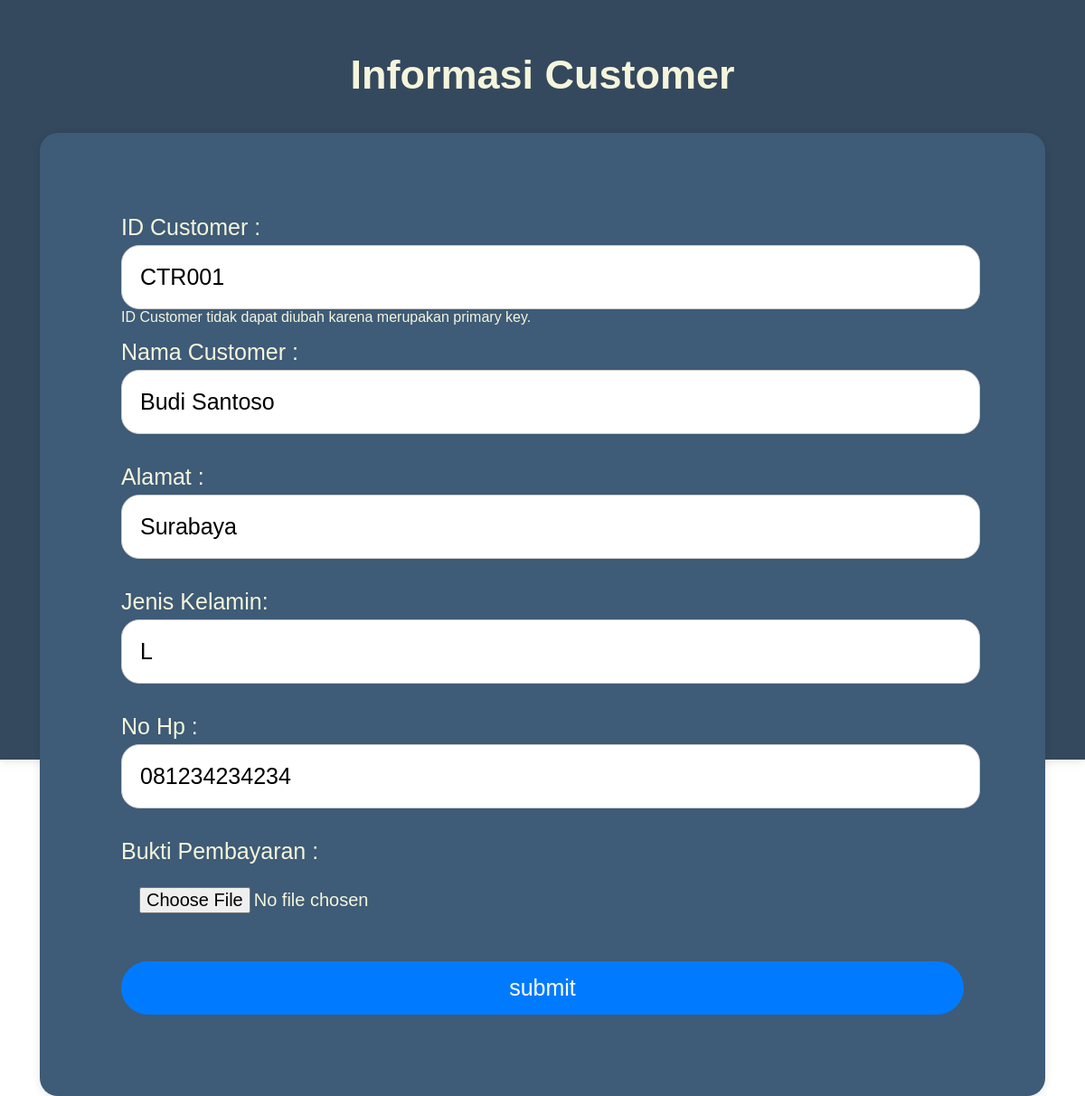
/update.php?idcustomer=CTR001 (signed in), run on the app's committed database.
### tables this page shows
CREATE TABLE `customer` (
  `ID_customer` char(6) NOT NULL,
  `Nama_customer` varchar(100) NOT NULL,
  `Alamat` varchar(50) NOT NULL,
  `Jenis_kelamin` char(1) NOT NULL,
  `No_hp` varchar(16) NOT NULL,
  `Bukti` varchar(255) DEFAULT NULL
);

### function.php (called while the page is built, shortened)
<?php
$hostname = "localhost";
$username = "root";
$password = "";
$database_name = "cafe";
$conn = mysqli_connect($hostname, $username, $password, $database_name);
function query ($query){
    global $conn;
    $result_cust = mysqli_query($conn, $query);
    $rows = [];
    while( $row =  mysqli_fetch_assoc($result_cust)){
        $rows[] = $row;
    }
    return $rows;
}
?>

### update.php (the view, shortened to what this page needs)
<?php
require "function.php";
$id_cust = $_GET["idcustomer"];
$data_cust = query ("SELECT * FROM customer WHERE ID_customer = '$id_cust'")[0];
?>
<!DOCTYPE html>
<html>
    <head>
        <link rel="stylesheet" href="styleupdate.css">
    </head>
    <body>
    <section class="update">
        <h1>Informasi Customer</h1>
        <form action="" method = "post" enctype="multipart/form-data">
        <div>
            <label for="id_cust"> ID Customer :  </label>
            <input type="text" name="id_cust" id="id_cust" value="<?php echo $data_cust["ID_customer"]; ?>" readonly>
            <br>
            <small style="color: beige; font-size:medium">ID Customer tidak dapat diubah karena merupakan primary key.</small>
        </div>
        <div>
            <label for="nama_cust"> Nama Customer :  </label>
            <input type="text" name="nama_cust" id="nama_cust" required value= "<?php echo $data_cust["Nama_customer"]; ?>" >
        </div>
        <br>
        <div>
            <label for="alamat"> Alamat :  </label>
            <input type="text" name="alamat" id="alamat" value="<?php echo $data_cust["Alamat"]; ?>">
        </div>
        <br>
        <div>
            <label for="gender"> Jenis Kelamin:  </label>
            <input type="text" name="gender" id="gender" value="<?php echo $data_cust["Jenis_kelamin"]; ?>">
        </div>
        <br>
        <div>
            <label for="no_hp"> No Hp :  </label>
            <input type="text" name="no_hp" id="no_hp" value="<?php echo $data_cust["No_hp"]; ?>" >
        </div>
        <br>
        <div>
            <label for="gambar"> Bukti Pembayaran :  </label>
            <input type="file" name="gambar" id="gambar">
        </div>
        <br>
        <button type="submit" name="submit">submit</button>
        </form>
    </section>
    </body>
</html>

### styleupdate.css (style rules this page uses)
h1 { text-align: center; font-size: 45px; }
body { height: 100vh; margin: 0; font-family: Arial, sans-serif; overflow: hidden; }
form { background-color: #3e5b77; padding: 90px; border-radius: 20px; box-shadow: 0 2px 10px rgba(0, 0, 0, 0.1); width: full; margin-left: 3vh; margin-right: 3vh; }
.update { margin: 0 auto; padding: 20px; background-color:#34495e; box-shadow: 0 2px 10px rgba(0, 0, 0, 0.1); height: 100%; color:beige; }
div { margin-bottom: 15px; margin-right: 3vh; }
label { display: block; margin-bottom: 5px; font-size: 25px; }
input[type="text"] { width: 100%; padding: 20px; border: 1px solid #ccc; border-radius: 20px; font-size: 25px; }
input[type="file"] { padding :20px; font-size: 20px;; }
button { width: 100%; padding: 15px; background-color: #007bff; color: white; border: none; border-radius: 30px; cursor: pointer; font-size: 25px; }

### data on the page
customer: id_cust "CTR001", nama_cust "Budi Santoso", alamat "Surabaya", gender "L", no_hp "081234234234"
